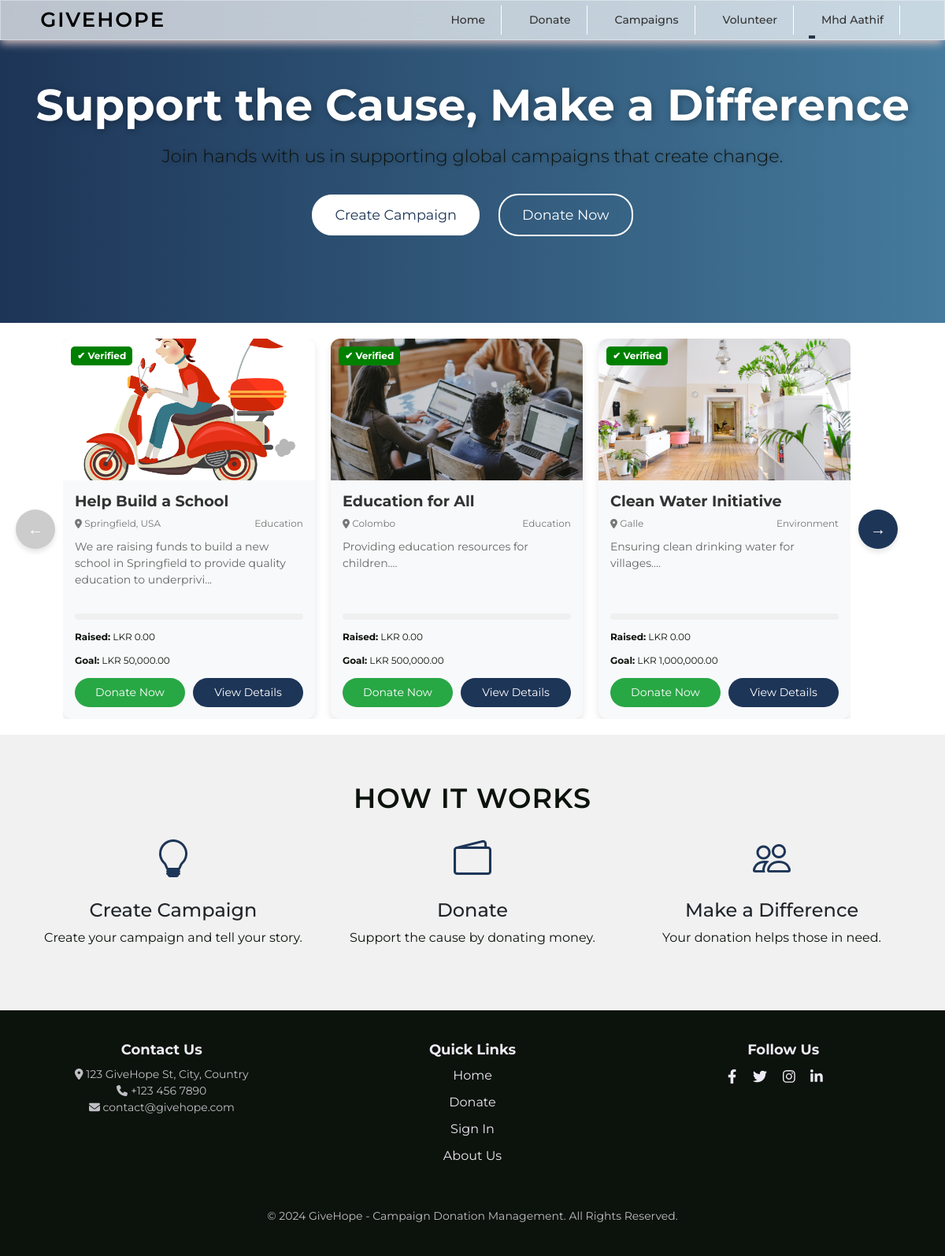
The page / (signed in) on the database its author committed.
### tables this page shows
CREATE TABLE `campaigns` (
  `id` int(11) NOT NULL,
  `title` varchar(255) NOT NULL,
  `location` varchar(255) NOT NULL,
  `description` text NOT NULL,
  `goal` decimal(10,2) NOT NULL,
  `category` varchar(100) NOT NULL,
  `start_date` date NOT NULL,
  `end_date` date NOT NULL,
  `image` varchar(255) NOT NULL,
  `organizer_name` varchar(255) NOT NULL,
  `contact` varchar(50) NOT NULL,
  `email` varchar(100) NOT NULL,
  `created_at` timestamp NOT NULL DEFAULT current_timestamp(),
  `status` varchar(20) NOT NULL DEFAULT 'Pending',
  `raised` decimal(15,2) DEFAULT 0.00
);

### index.php (the view, shortened to what this page needs)
<?php
include('admin/authentication.php');
include('includes/header.php');
include('includes/navbar.php');
?>
<section class="hero">
    <div class="container">
        <h1>Support the Cause, Make a Difference</h1>
        <p>Join hands with us in supporting global campaigns that create change.</p>
        <a href="create_campaign.php" class="btn btn-light">Create Campaign</a>
        <a href="#" class="btn btn-outline-light">Donate Now</a>
    </div>
</section>
<section class="campaigns">
    <div class="campaign-wrapper-container">
        <button class="arrow-left" onclick="prevCards()">←</button>
        <div class="campaign-wrapper">
            <?php
            $query = "SELECT * FROM campaigns WHERE status = 'Accepted'";
            $query_run = mysqli_query($con, $query);
            if ($query_run && mysqli_num_rows($query_run) > 0) {
                foreach ($query_run as $campaign) {
            ?>
                    <div class="campaign-card">
                        <div class="campaign-header">
                            <div class="verified-badge">
                                <span>✔ Verified</span>
                            </div>
                            <img src="<?= htmlspecialchars($campaign['image']); ?>" alt="<?= htmlspecialchars($campaign['title']); ?>" class="campaign-image">
                        </div>
                        <div class="campaign-body">
                            <h3 class="campaign-title"><?= htmlspecialchars($campaign['title']); ?></h3>
                            <div class="campaign-meta">
                                <span class="campaign-location"><i class="fas fa-map-marker-alt"></i> <?= htmlspecialchars($campaign['location']); ?></span>
                                <span class="campaign-category"><?= htmlspecialchars($campaign['category']); ?></span>
                            </div>
                            <p class="campaign-description"><?= htmlspecialchars(substr($campaign['description'], 0, 100)) . '...'; ?></p>
                            <div class="campaign-progress">
                            </div>
                            <div class="campaign-stats">
                                <p><strong>Raised:</strong> LKR <?= number_format($campaign['raised'], 2); ?></p>
                                <p><strong>Goal:</strong> LKR <?= number_format($campaign['goal'], 2); ?></p>
                            </div>
                            <div class="campaign-actions">
                                <a href="donate.php?id=<?= $campaign['id']; ?>" class="btn-donate">Donate Now</a>
                                <a href="view_campaign.php?id=<?= $campaign['id']; ?>" class="btn-view">View Details</a>
                            </div>
                        </div>
                    </div>
            <?php
                }
            } else {
                echo "<p>No campaigns available at the moment.</p>";
            }
            ?>
        </div>
        <button class="arrow-right" onclick="nextCards()">→</button>
    </div>
</section>
<section class="how-it-works">
    <div class="container text-center">
        <h2>How it Works</h2>
        <div class="row">
            <div class="col-md-4">
                <div class="icon">
                    <i class="bi bi-lightbulb"></i>
                </div>
                <h4>Create Campaign</h4>
                <p>Create your campaign and tell your story.</p>
            </div>
            <div class="col-md-4">
                <div class="icon">
                    <i class="bi bi-wallet2"></i>
                </div>
                <h4>Donate</h4>
                <p>Support the cause by donating money.</p>
            </div>
            <div class="col-md-4">
                <div class="icon">
                    <i class="bi bi-people"></i>
                </div>
                <h4>Make a Difference</h4>
                <p>Your donation helps those in need.</p>
            </div>
        </div>
    </div>
</section>
<?php
include('includes/footer.php');
?>

### includes/header.php (shortened to what this page needs)
<!DOCTYPE html>
<html lang="en">
<head>
    <link rel="stylesheet" href="assets/css/bootstrap5.min.css">
    <link rel="stylesheet" href="assets/css/custom.css">
    <link rel="stylesheet" href="https://cdn.jsdelivr.net/npm/bootstrap-icons@1.11.3/font/bootstrap-icons.min.css">
    <link rel="stylesheet" href="https://cdnjs.cloudflare.com/ajax/libs/font-awesome/6.0.0-beta3/css/all.min.css">
    <link rel="stylesheet" href="assets/css/styles.css">
    <link rel="stylesheet" href="https://cdn.jsdelivr.net/npm/flatpickr/dist/flatpickr.min.css">
</head>

### includes/navbar.php (shortened to what this page needs)
<nav class="navbar navbar-expand-lg fixed-top">
    <div class="container">
        <a class="navbar-brand" href="#">
            GiveHope
        </a>
        <div class="collapse navbar-collapse justify-content-end" id="navbarNav">
            <ul class="navbar-nav ">
                <li class="nav-item">
                    <a class="nav-link" href="index.php">Home</a>
                </li>
                <li class="nav-item">
                    <a class="nav-link" href="#">Donate</a>
                </li>
                <li class="nav-item">
                    <a class="nav-link" href="create_campaign.php">Campaigns</a>
                </li>
                <li class="nav-item">
                    <a class="nav-link" href="#">Volunteer</a>
                </li>
                <?php if (isset($_SESSION['auth_user'])) : ?>
                    <li class="nav-item dropdown">
                        <a class="nav-link dropdown-toggle" href="#" role="button" data-bs-toggle="dropdown" aria-expanded="false">
                            <?= $_SESSION['auth_user']['user_name'] ?>
                        </a>
                    </li>
                <?php else : ?>
                    <li class="nav-item">
                        <a class="nav-link" href="login.php">Sign-Up</a>
                    </li>
                <?php endif; ?>
            </ul>
        </div>
    </div>
</nav>

### includes/footer.php (shortened to what this page needs)
<body>
    <footer class="footer">
        <div class="container">
            <div class="row">
                <div class="col-md-4">
                    <h5>Contact Us</h5>
                    <p>
                        <i class="fas fa-map-marker-alt"></i> 123 GiveHope St, City, Country<br>
                        <i class="fas fa-phone"></i> +123 456 7890<br>
                        <i class="fas fa-envelope"></i> contact@givehope.com
                    </p>
                </div>
                <div class="col-md-4">
                    <h5>Quick Links</h5>
                    <div class="footer-links">
                        <ul>
                            <li><a href="#">Home</a></li>
                            <li><a href="#">Donate</a></li>
                            <li><a href="#">Sign In</a></li>
                            <li><a href="#">About Us</a></li>
                        </ul>
                    </div>
                </div>
                <div class="col-md-4">
                    <h5>Follow Us</h5>
                    <div class="social-icons">
                        <a href="#"><i class="fab fa-facebook-f"></i></a>
                        <a href="#"><i class="fab fa-twitter"></i></a>
                        <a href="#"><i class="fab fa-instagram"></i></a>
                        <a href="#"><i class="fab fa-linkedin-in"></i></a>
                    </div>
                </div>
            </div>
            <div class="row">
                <div class="col-md-12 text-center">
                    <p class="mt-4">© 2024 GiveHope - Campaign Donation Management. All Rights Reserved.</p>
                </div>
            </div>
        </div>
    </footer>
</body>
</html>
<body>

### assets/css/custom.css (style rules this page uses)
.navbar { padding: 0px; }
.nav-link { border-right: 1px solid #fff; padding: 8px 20px !important; }

### includes/header.php (style rules this page uses)
* { font-family: "Montserrat", sans-serif; box-sizing: border-box; margin: 0%; padding: 0%; }
body { background: linear-gradient(to right, #1d3557, #457b9d); }
h2 { font-size: 35px; font-weight: 600; color: #0C120C; text-transform: uppercase; letter-spacing: 1px; margin-bottom: 20px; text-align: center; }
p { font-size: 16px; line-height: 1.5; margin-bottom: 20px; color: #0C120C; }

### includes/navbar.php (style rules this page uses)
html, body { margin: 0; }
.navbar { transition: background-color 0.3s ease; -webkit-box-shadow: -1.5px 5.5px 10.5px -2px #d5bfbf; -moz-box-shadow: -1.5px 5.5px 10.5px -2px #d5bfbf; box-shadow: -1.5px 5.5px 10.5px -2px #d5bfbf; background: rgba(255, 255, 255, 0.7); -webkit-backdrop-filter: blur(13px); backdrop-filter: blur(13px); border: 1px solid rgba(255, 255, 255, 0.35); }
.navbar .navbar-brand { color: #000; font-size: 26px; text-transform: uppercase; font-weight: 600; letter-spacing: 2px; transition: color 0.3s ease; }
.navbar .navbar-nav .nav-link { color: #333; font-size: 14px; font-weight: 500; margin-right: 15px; text-transform: capitalize; position: relative; transition: color 0.3s ease; }
.navbar .navbar-nav .nav-link:after { content: ''; display: block; width: 0; height: 2px; background: #1D3557; transition: width 0.3s; position: absolute; bottom: -5px; left: 0; }

### includes/footer.php (style rules this page uses)
html, body { height: 100%; margin: 0; }
.footer { background-color: #0C120C; color: #ecebf3; padding: 20px 0; text-align: center; }
.footer .container { max-width: 1200px; margin: 0 auto; padding: 0 20px; }
.footer .row { display: flex; flex-wrap: wrap; justify-content: space-between; }
.footer .col-md-4 { flex-basis: 33.33%; padding: 20px; }
.footer h5 { font-size: 18px; font-weight: bold; margin-bottom: 10px; color: #ecebf3; }
.footer p { font-size: 14px; margin-bottom: 20px; color: rgba(236, 235, 243, 0.8); }
.footer-links ul { list-style: none; padding: 0; margin: 0; }
.footer-links li { margin-bottom: 10px; }
.footer-links a { color: #ecebf3; text-decoration: none; transition: color 0.2s ease; }
.social-icons { display: flex; justify-content: center; }
.social-icons a { color: #ecebf3; font-size: 18px; margin-right: 20px; transition: color 0.2s ease; }

### rows shown on the page
campaigns: image (picture), title "Help Build a School", location "Springfield, USA", category "Education", description "We are raising funds to build a new school in Springfield to provide quality education to underprivi", raised "0.00", goal "50,000.00"
campaigns: image (picture), title "Education for All", location "Colombo", category "Education", description "Providing education resources for children.", raised "0.00", goal "500,000.00"
campaigns: image (picture), title "Clean Water Initiative", location "Galle", category "Environment", description "Ensuring clean drinking water for villages.", raised "0.00", goal "1,000,000.00"

### other values the page prints
$_SESSION['auth_user']['user_name'] "Mhd Aathif"
